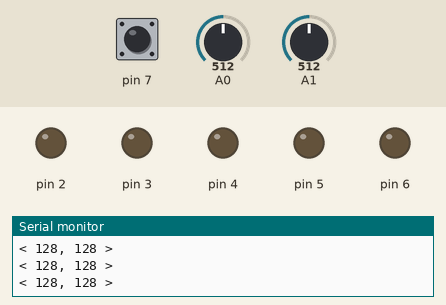
This sketch was run on a simulated Arduino Uno, built with avr-gcc and run on an emulated ATmega328P. Parts: output pins drawn as LEDs (lit = HIGH), the last lines printed to the serial monitor. Inputs (shaded band) come from the test bench; at power-on: A0 = 512, A1 = 512, pin 7 HIGH.

Above: at 1.2 s.
1.3 s: A0 set to 5
4.3 s: A0 set to 2
At 4.7 s:
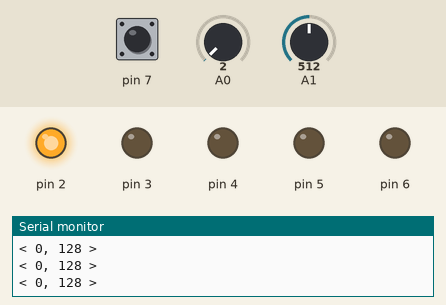
5.8 s: A1 set to 5
8.8 s: A1 set to 2
At 9.6 s:
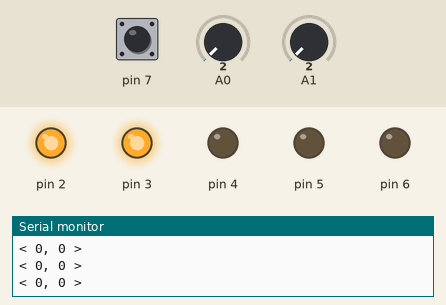
10.3 s: pin 7 pulled LOW for 0.15 s
At 10.38 s:
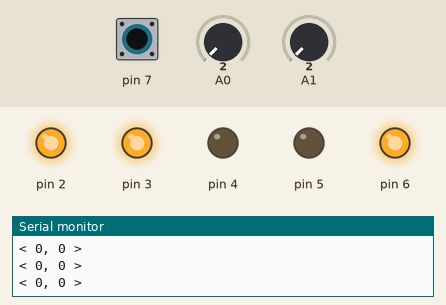
11.9 s: A0 set to 122
At 13.1 s:
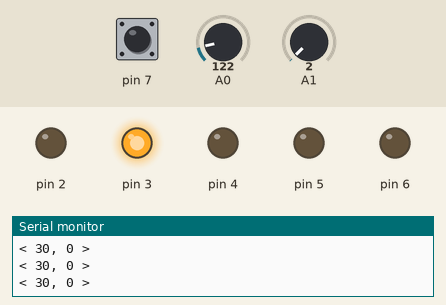
Timing chart, 0 to 14.4 s (numbered marks = the images above; inputs shaded):
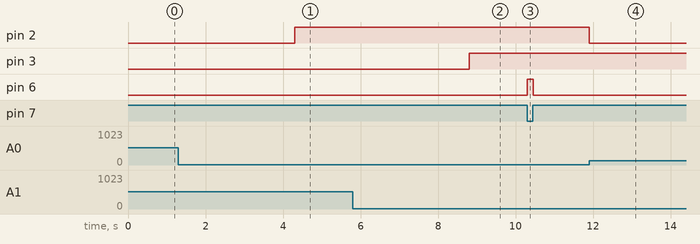

Measured:
- the behaviour switches between 4 and 3 on A0 (found by bisection; images 0 and 1)
- the behaviour switches between 4 and 3 on A1 (found by bisection; images 1 and 2)
- after the input at 4.3 s, pin 2: LOW → HIGH at once
- after the input at 8.8 s, pin 3: LOW → HIGH at once
- after the input at 10.3 s, pin 6: LOW → HIGH at once, → LOW 0.16 s later
- after the input at 11.9 s, pin 2: HIGH → LOW at once

The sketch:

joystickLED.ino
```cpp
// Lab 5
// No group members, just me


/*
  This program is used to lighten 5 LEDs on a breadboard using input from
  a joystick component. This program will read the voltage inputs from the
  joystick, which was already given as sample code in C syntax by the professors.
  The assembly portion of the program utilises branch instructions, which use
  the x and y values located in the r16 and r17 registers to light the appropriate
  LEDs. The LEDs will be connected to pins 2-6 on PORTD, where the program will
  set bits accordingly based on which direction the joystick is facing. 2 LEDs can also
  be set at the same time, if the joystick is aimed in a corner position (for example,
  south west). Pressing the joystick button will light up the LED connected to pin 6,
  while the directional LEDs are connected to pins 2,3,4 and 5.

*/

void analog_init()          // This is a C function used to convert analog values
{
 // Analog functions can be used as-is
 ADCSRA |= (1 << ADEN);
 ADMUX |= (1 << REFS0);
 ADMUX |= (1 << ADLAR); // Left justified output for 8bit mode
 ADCSRA |= (1 << ADSC); // start conversion
}
uint8_t analog8(uint8_t channel)      // Another C function used with the analog conversion pins, which Vrx and Vry connect to
{
 // Analog functions can be used as-is
 ADMUX &= 0xF0;
 ADMUX |= channel;
 ADCSRA |= (1 << ADSC);
 while ( ADCSRA & ( 1 << ADSC ) );
 return ADCH;
}


void setup()
{
 Serial.begin(9600);
 analog_init();
 // Setup your pins and ports here.

 asm("sbi 0x0A, 6"); // Set bit 6 in PORTD for output
asm("cbi 0x0A, 7"); // Clear bit 7 in PORTD for input
asm("sbi 0x0B, 7"); // Set pullup resistor for pin 7 in PORTD

 asm("sbi 0x0A, 2");  // Set bit 2 for output
 asm("sbi 0x0A, 3");  // Set bit 3 for output
 asm("sbi 0x0A, 4");  // Set bit 4 for output
 asm("sbi 0x0A, 5");  // Set bit 5 for output
}
void loop()
{
      asm(" start: ");
      // Get analog values for X and Y
      // Load from ADCH (0x79) into r16/r17
      int x_axis = analog8(0);
      asm(" lds r16, 0x79 ");
      int y_axis = analog8(1);
      asm(" lds r17, 0x79 ");

      // EVERYTHING BELOW THIS LINE SHOULD BE ASSEMBLY
      // Click button logic here. Should the button LED be on or off? pin 6

      asm(" in r25, 0x09 ");    // Load PIND into r25
      asm(" andi r25, 0x80 "); // Bit-mask the 7th bit
      asm(" cpi r25, 0x80 ");  // Compare with 0x80
      asm(" brne click_on ");  // If not zero, branch to click_on

      asm(" cbi 0x0B, 6 ");    // Turn off LED
      asm(" rjmp check_up ");  // jump to check_up label

      asm(" click_on: ");      // click_on label
      asm(" sbi 0x0B, 6 ");    // Turn on LED


      // Up direction logic here. Should the Up LED be on or off? pin 3

      asm("check_up:  ");     // check_up label
      asm("cpi r17, 0");      // Compare Y (r17) with 0
      asm("breq up");         // If Y == 0, branch to up
      asm("cbi 0x0B, 3");     // Otherwise, turn OFF Up LED (PD3)
      asm("rjmp check_left"); // Jump to next check

      asm("up:  ");           // up label
      asm("sbi 0x0B, 3");     // Turn ON Up LED (PD3)

      //  Left direction logic here. pin 2

      asm("check_left:  ");       // check_left label
      asm("cpi r16, 0");          // Compare X (r16) with 0
      asm("breq left");           // If X == 0, branch to left
      asm("cbi 0x0B, 2");         // Otherwise, turn OFF Left LED (PD2)
      asm("rjmp check_down");     // Jump to next check

      asm("left:  ");             // left label
      asm("sbi 0x0B, 2");         // Turn ON Left LED (PD2)

      // Down direction logic here, pin 5

      asm("check_down:");         // check_down label
      asm("cpi r17, 255");        // Compare Y (r17) with 255
      asm("breq down");           // If Y == 255, branch to down
      asm("cbi 0x0B, 5");         // Otherwise, turn OFF Down LED (PD5)
      asm("rjmp check_right");    // Jump to next check

      asm("down:  ");             // down label
      asm("sbi 0x0B, 5");         // Turn ON Down LED (PD5)

      // Right direction logic here, pin 4

      asm("check_right:   ");     // check_right label
      asm("cpi r16, 255");        // Compare X (r16) with 255
      asm("breq right");          // If X == 255, branch to right
      asm("cbi 0x0B, 4");         // Otherwise, turn OFF Right LED (PD4)
      asm("rjmp finish");         // Jump to finish

      asm("right:   ");           // right led label
      asm("sbi 0x0B, 4");         // Turn ON Right LED (PD4)

      asm("finish:  ");             // finish label
      delay(2);                   // 2 millisecond delay


 // EVERYTHING ABOVE THIS LINE SHOULD BE ASSEMBLY
 // You can use this serial code for handy debugging.
 // It will let you observe the values coming out of your ADC.
Serial.print("< ");
 Serial.print(x_axis);
 Serial.print(", ");
 Serial.print(y_axis);
 Serial.println(" >");
 delay(2);                // 2 millisecond delay
 asm(" rjmp start ");    // Jump back up to the start label
}
```
